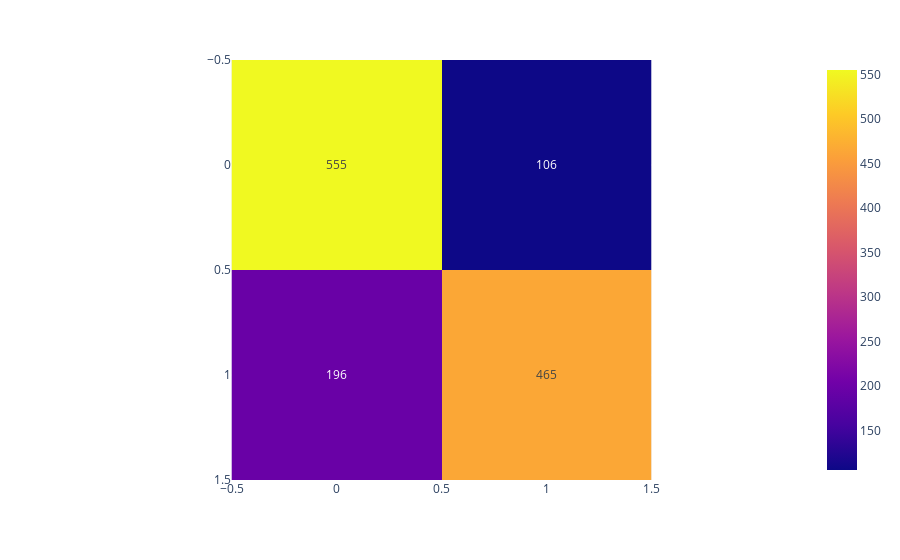

The notebook cell this image was saved under:
### Code cell
px.imshow(confusion_matrix(y_test,pred),text_auto=True)

### Figure 1 — Plotly figure (JSON) as saved in the notebook; plotly's stock layout.template omitted (floating-point values rounded to 4 significant figures)
{"data": [{"coloraxis": "coloraxis", "hovertemplate": "x: %{x}<br>y: %{y}<br>color: %{z}<extra></extra>", "name": "0", "texttemplate": "%{z}", "type": "heatmap", "xaxis": "x", "yaxis": "y", "z": [[555, 106], [196, 465]]}], "layout": {"coloraxis": {"colorscale": [[0, "#0d0887"], [0.1111, "#46039f"], [0.2222, "#7201a8"], [0.3333, "#9c179e"], [0.4444, "#bd3786"], [0.5556, "#d8576b"], [0.6667, "#ed7953"], [0.7778, "#fb9f3a"], [0.8889, "#fdca26"], [1, "#f0f921"]]}, "margin": {"t": 60}, "xaxis": {"anchor": "y", "constrain": "domain", "domain": [0, 1], "scaleanchor": "y"}, "yaxis": {"anchor": "x", "autorange": "reversed", "constrain": "domain", "domain": [0, 1]}}}
